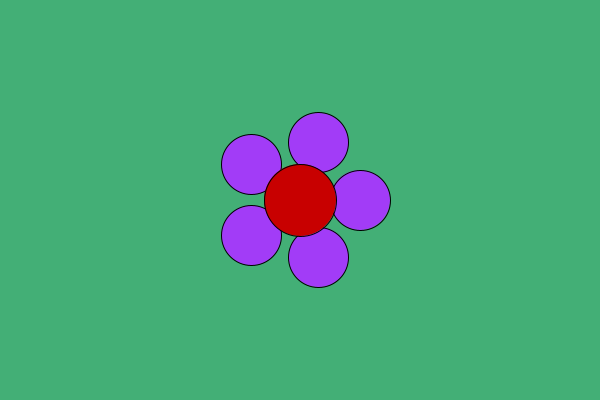
Frame 1 (no input)
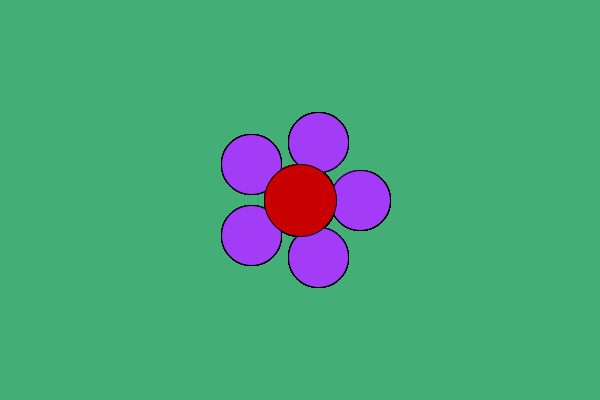
Frame 60 (the mouse pressed at the canvas centre just before this capture)
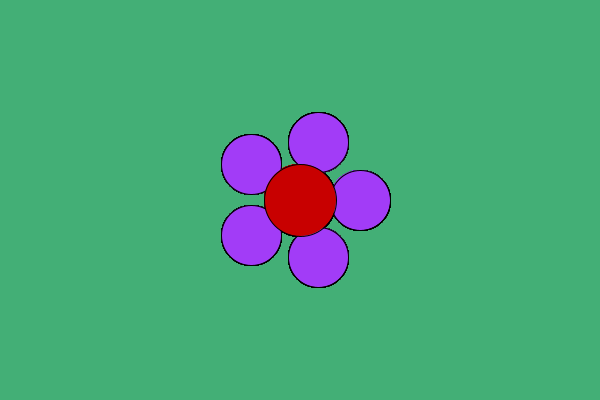
Frame 120 (the mouse held since frame 60 and released just before this capture)

The Processing sketch that drew these frames (run headless with seeded random() and noise(); from frame 60 on, the mouse is pressed at the canvas centre):

// Processing sketch: Flower
// ── Flower.pde
int r=60;
float ballX;
float ballY;

void setup() {
  size(600,400);
  background(#43AF76);
}

void draw(){

  fill(#A23CF7);
  for (float i=0;i<PI*2;i+=2*PI/5) {
  ballX=width/2 + r*cos(i);
  ballY=height/2 + r*sin(i);
  ellipse(ballX,ballY,r,r); 
  }
  fill(200,0,0);
  ellipse(width/2,height/2,r*1.2,r*1.2);
}  
 
